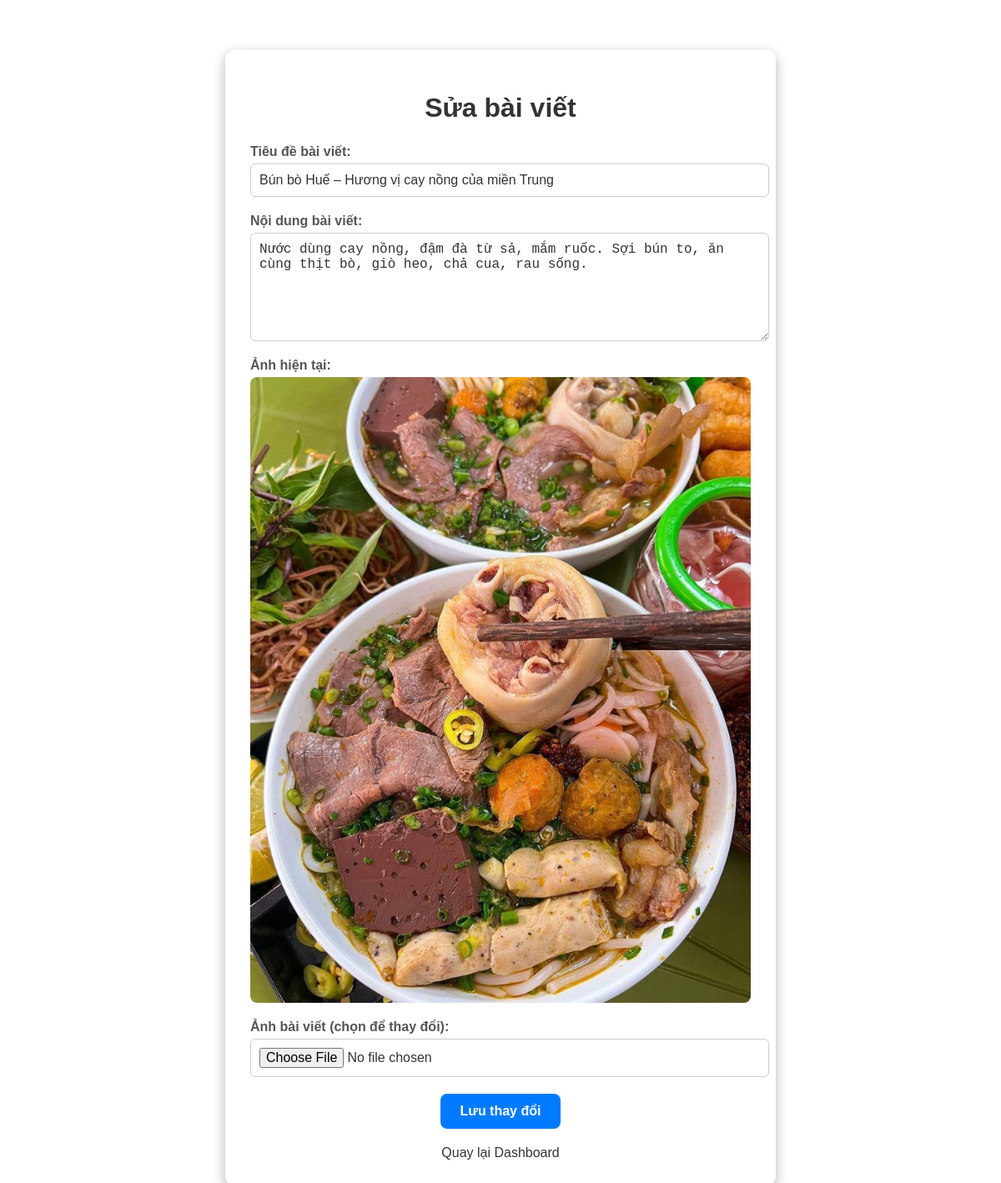
The page /edit_post/18 (signed in) on the database its author committed.
### tables this page shows
CREATE TABLE posts (
            post_id INTEGER PRIMARY KEY AUTOINCREMENT,
            username TEXT,
            title TEXT,
            content TEXT,
            image_url TEXT,
            created_at DATETIME DEFAULT CURRENT_TIMESTAMP,
            FOREIGN KEY(username) REFERENCES users(username)
        );

### app.py (the view, shortened to what this page needs)
@app.route('/edit_post/<int:post_id>', methods=['GET', 'POST'])
def edit_post(post_id):
    if 'username' not in session:
        flash("Vui lòng đăng nhập!", "warning")
        return redirect(url_for('login'))
    os.makedirs('static/uploads', exist_ok=True)
    with sqlite3.connect(DATABASE) as conn:
        c = conn.cursor()
        c.execute("SELECT post_id, username, title, content, image_url FROM posts WHERE post_id=?", (post_id,))
        post = c.fetchone()
        if not post:
            flash("Bài viết không tồn tại!", "danger")
            return redirect(url_for('dashboard'))
        if session['username'] != post[1]:
            flash("Hành động trái phép!", "danger")
            return redirect(url_for('dashboard'))
    return render_template('edit_post.html', post=post)

### templates/edit_post.html (shortened to what this page needs)
<!DOCTYPE html>
<html lang="vi">
<head>
</head>
<body>
  <div class="container">
    <h1>Sửa bài viết</h1>
    <form action="{{ url_for('edit_post', post_id=post[0]) }}" method="POST" enctype="multipart/form-data">
      <label for="title">Tiêu đề bài viết:</label>
      <input type="text" id="title" name="title" value="{{ post[2] }}" required>
      <label for="content">Nội dung bài viết:</label>
      <textarea id="content" name="content" rows="6" required>{{ post[3] }}</textarea>
      {% if post[4] %}
        <label>Ảnh hiện tại:</label>
        <img src="{{ post[4] }}" alt="Ảnh bài viết" class="current-image">
      {% endif %}
      <label for="image">Ảnh bài viết (chọn để thay đổi):</label>
      <input type="file" id="image" name="image" accept="image/*">
      <button type="submit">Lưu thay đổi</button>
    </form>
    <a href="{{ url_for('dashboard') }}">Quay lại Dashboard</a>
  </div>
</body>
</html>

### templates/edit_post.html (style rules this page uses)
body { background-image: url('https://st.ielts-fighter.com/src/ielts-fighter-image/2023/07/21/0862c163-ced6-4ee9-8ce2-beb57f2065a0.jpg'); background-size: cover; background-position: center; background-attachment: fixed; background-repeat: no-repeat; font-family: Arial, sans-serif; margin: 0; padding: 20px; }
.container { width: 90%; max-width: 600px; margin: 40px auto; background: rgba(255, 255, 255, 0.9); padding: 30px; border-radius: 12px; box-shadow: 0 5px 15px rgba(0, 0, 0, 0.3); animation: fadeIn 0.5s ease-in forwards; }
h1 { text-align: center; margin-bottom: 25px; color: #333; }
form { display: flex; flex-direction: column; align-items: flex-start; }
label { font-weight: bold; margin-bottom: 5px; color: #555; text-align: left; }
input[type="text"], textarea, input[type="file"] { width: 100%; padding: 10px; margin-bottom: 20px; border: 1px solid #ccc; border-radius: 6px; font-size: 16px; color: #333; }
button { align-self: center; padding: 12px 24px; background-color: #007BFF; color: #fff; border: none; border-radius: 8px; font-size: 16px; font-weight: bold; cursor: pointer; transition: background-color 0.3s ease, transform 0.3s ease; }
a { display: block; text-align: center; margin-top: 20px; text-decoration: none; color: #333; font-size: 16px; }
.current-image { max-width: 100%; height: auto; margin-bottom: 20px; border-radius: 8px; }

### rows shown on the page
posts: title "Bún bò Huế – Hương vị cay nồng của miền Trung", content "Nước dùng cay nồng, đậm đà từ sả, mắm ruốc. Sợi bún to, ăn cùng thịt bò, giò heo, chả cua, rau sống.", image_url (picture)
